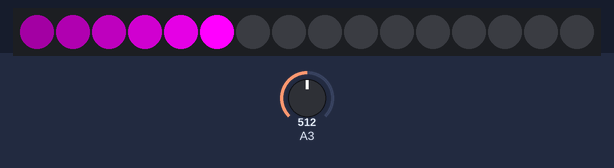
A sketch run on a simulated Arduino Uno, built with avr-gcc and run on an emulated ATmega328P. Shown: 16 RGB LEDs in strip order, left to right. The inputs (shaded band) are chosen by the test bench; at power-on: A3 = 512. Dim RGB values are drawn brighter than linear.

Above: at 1.2 s.
1.3 s: A3 set to 122
4.3 s: A3 set to 6
At 5.68 s:
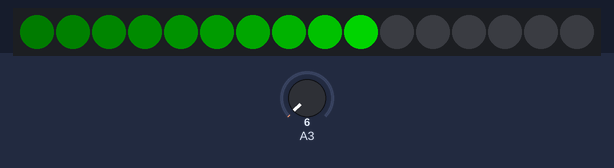
7.3 s: A3 set to 306
At 7.37 s:
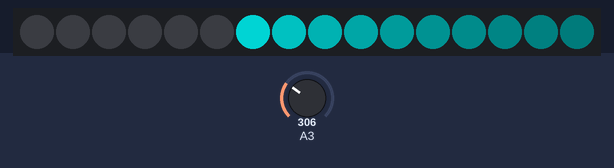
10.0 s: A3 set to 0
At 10.95 s:
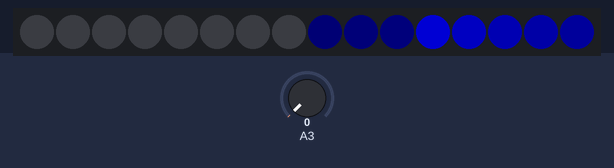
12.9 s: A3 set to 18
At 13.43 s:
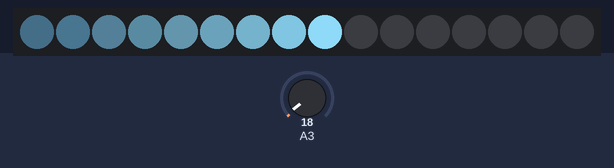
15.7 s: A3 set to 122
At 16.6 s:
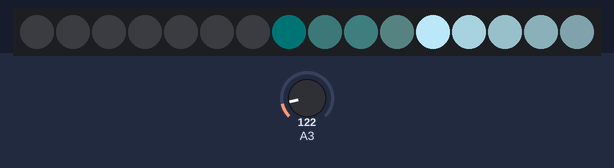

Measured:
- after the input at 12.9 s, the LEDs: first differ from a run without the input after 0.39 s (image 4)

The sketch:

KITT_knight_rider_multicolor_larson_scanner_adafruit.ino
```cpp
#include <Adafruit_NeoPixel.h>

#define LED_PIN PB2
#define POT_PIN PB3
#define NUM_LEDS 16

Adafruit_NeoPixel strip(NUM_LEDS, LED_PIN, NEO_GRB + NEO_KHZ800);

uint32_t colors[] = {
  strip.Color(255, 0, 255),    // Magenta
  strip.Color(255, 165, 0),    // Orange
  strip.Color(128, 0, 128),    // Purple
  strip.Color(0, 128, 0),      // Dark Green
  strip.Color(128, 128, 0),    // Olive
  strip.Color(0, 128, 128),    // Teal
  strip.Color(128, 0, 0),      // Maroon
  strip.Color(0, 0, 128),      // Navy
  strip.Color(192, 192, 192),  // Silver
  strip.Color(128, 128, 128),  // Gray
  strip.Color(255, 20, 147),   // Deep Pink
  strip.Color(135, 206, 235),  // Sky Blue
  strip.Color(75, 0, 130),     // Indigo
  strip.Color(240, 230, 140),  // Khaki
  strip.Color(173, 216, 230),  // Light Blue
  strip.Color(255, 105, 180)   // Hot Pink
};

int numColors = sizeof(colors) / sizeof(colors[0]);
int currentColorIndex = 0;
int POT_SPEED;
int SPEED;

bool directionForward = true;
int position = 0;

void setup() {
  strip.begin();
  strip.show(); // Initialize all pixels to 'off'
}

void loop() {
  POT_SPEED = analogRead(POT_PIN);
  SPEED = map(POT_SPEED, 0, 1023, 20, 400);

  // Fade all LEDs
  fadeToBlackBy(strip, 80);

  // Set the current position to the current color
  strip.setPixelColor(position, colors[currentColorIndex]);

  // Update position
  if (directionForward) {
    position++;
    if (position >= NUM_LEDS - 1) {
      directionForward = false;
    }
  } else {
    position--;
    if (position <= 0) {
      directionForward = true;
      currentColorIndex = (currentColorIndex + 1) % numColors;
    }
  }

  strip.show();
  delay(SPEED);
}

void fadeToBlackBy(Adafruit_NeoPixel &strip, uint8_t fadeFactor) {
  for (int i = 0; i < strip.numPixels(); i++) {
    uint32_t color = strip.getPixelColor(i);

    uint8_t r = (color >> 16) & 0xFF;
    uint8_t g = (color >> 8) & 0xFF;
    uint8_t b = color & 0xFF;

    // Scale down RGB values by fadeFactor
    r = r * (255 - fadeFactor) / 255;
    g = g * (255 - fadeFactor) / 255;
    b = b * (255 - fadeFactor) / 255;

    // Set the pixel with faded color
    strip.setPixelColor(i, r, g, b);
  }
}
```
